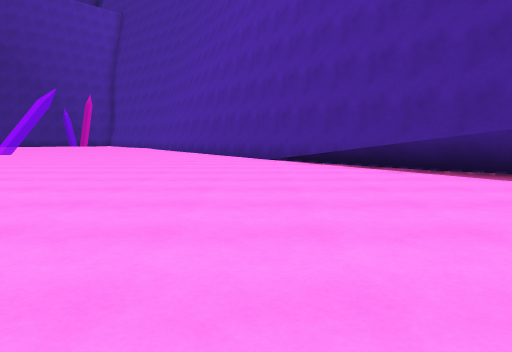
[1] (above)

21 first-person views from a walk through a 3-D level made in the Unity game engine. The camera is 1.2 m above the floor, tilts 6° down and sees 70° across. The floor is counted in squares, 2 m on a side. Each view is taken from the middle of a square. On the plan, view 1 faces up. The plan holds only what a view shows up to about 10 squares ahead; the rest is blank. The place goes on beyond the plan. The player character is not drawn.

[2]
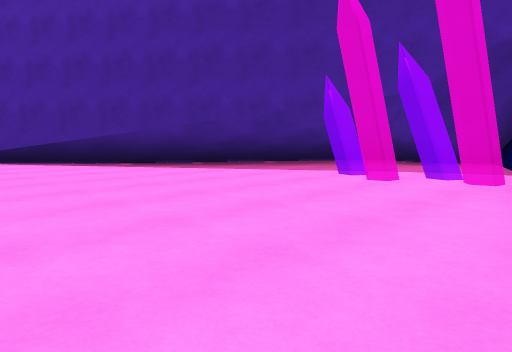

[3]
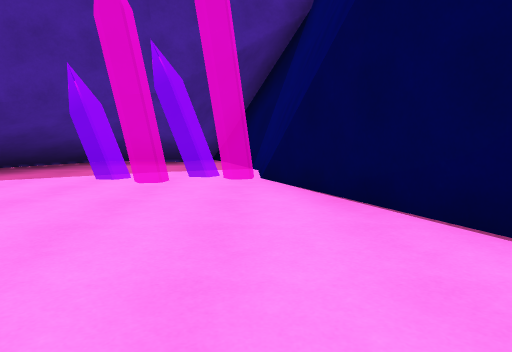

[4]
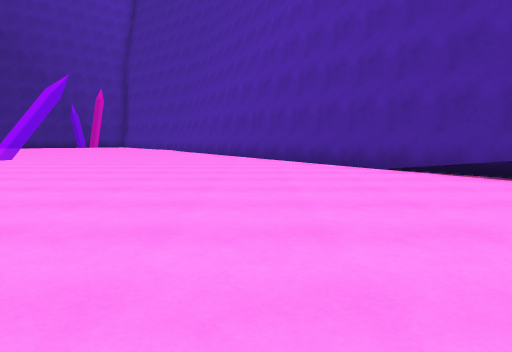

[5]
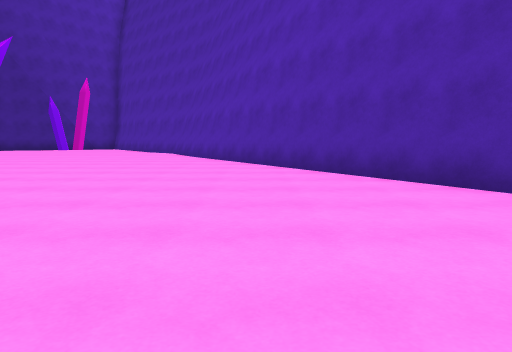

[6]
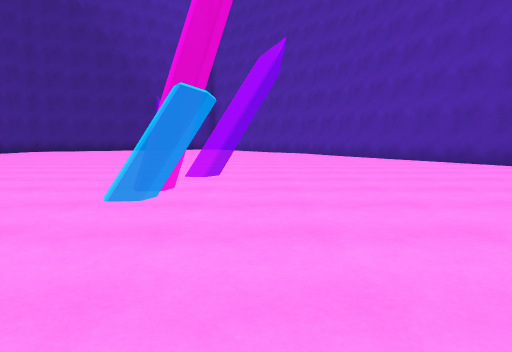

[7]
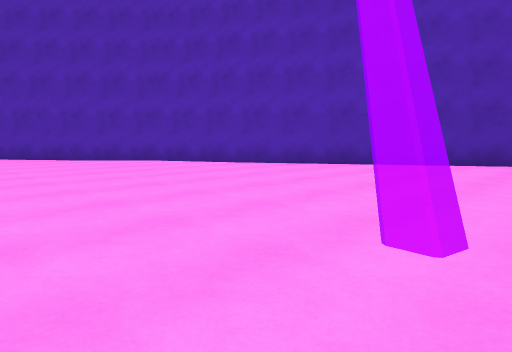

[8]
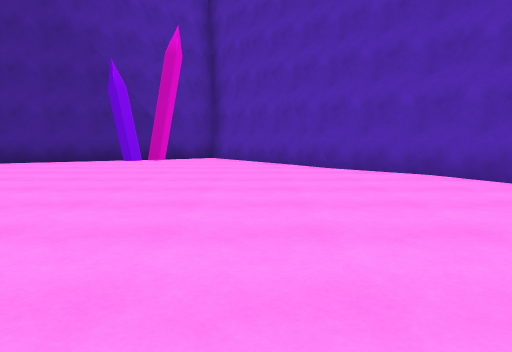

[9]
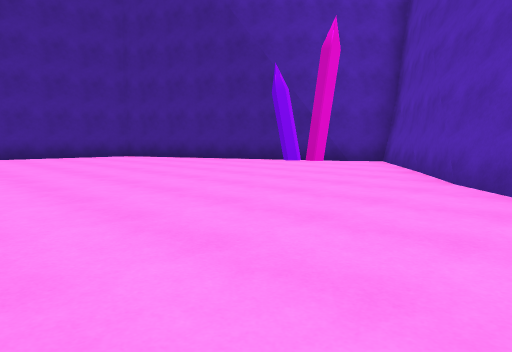

[10]
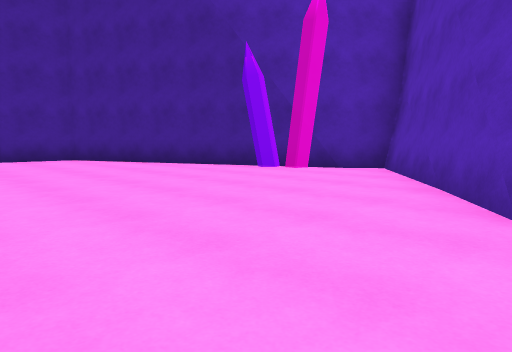

[11]
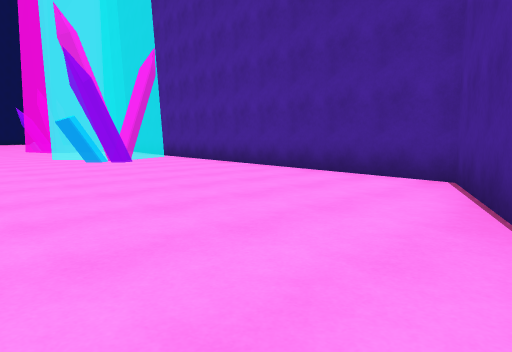

[12]
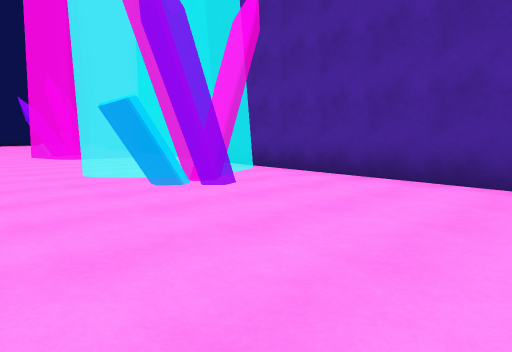

[13]
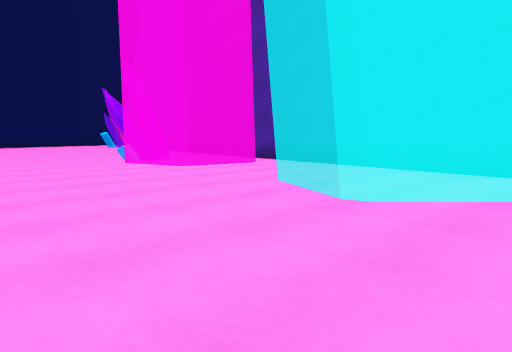

[14]
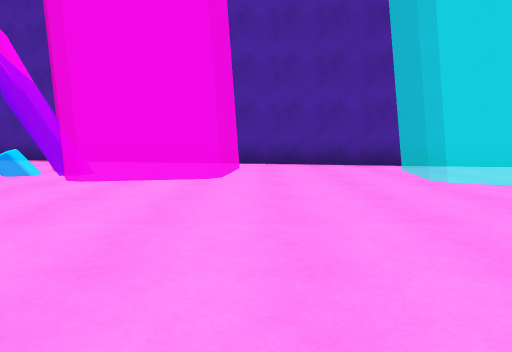

[15]
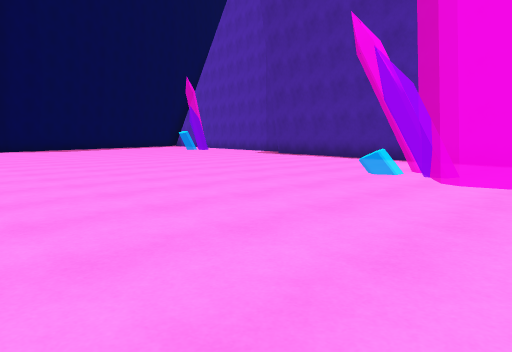

[16]
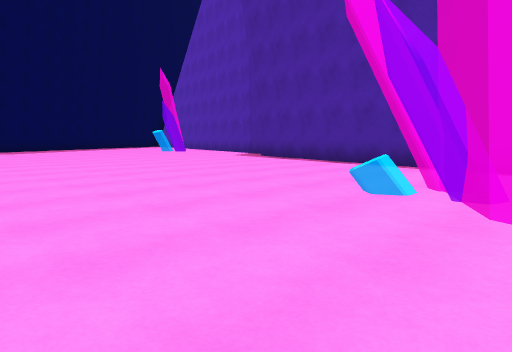

[17]
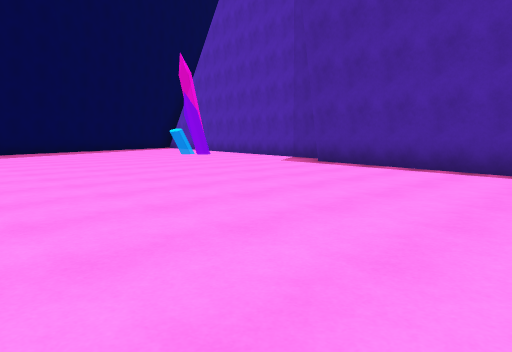

[18]
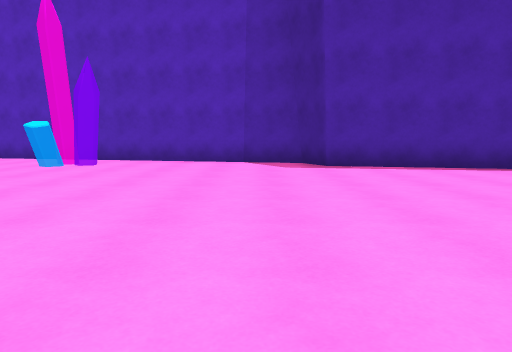

[19]
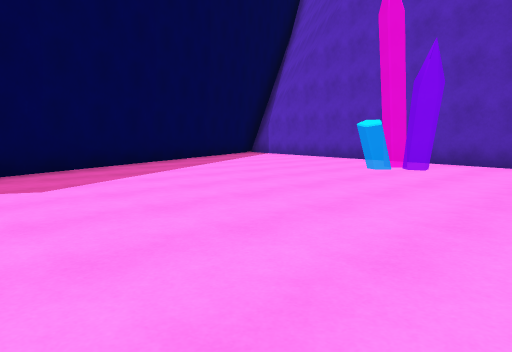

[20]
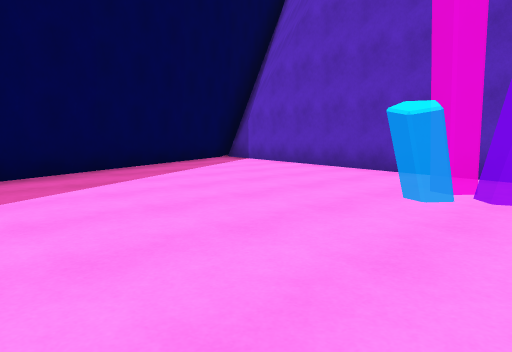

[21]
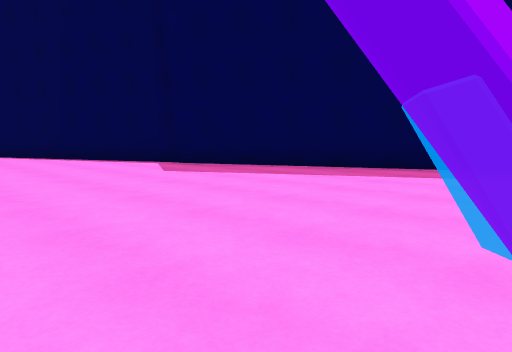

### Floor plan
Points are (right, up) in squares from view 1. A wall is a line through its corners. A room is listed if a view was taken in it or the views show most of it. See-through windows are left out.
Room 1 (views 1, 2, 3, 4, 5, 6, 7, 8, 9, 10, 11, 12, 13, 14, 15, 16, 17, 18, 19, 20, 21)
walls: (-18.6, 12.9) (-21.7, -1.5) (-22.7, -2) (-25.2, -13); (-4.2, 17.5) (-4.5, 18.2); (4.1, 4.3) (-4.5, 18); (-4.7, 18.4) (-5.6, 20.2); (4.5, -1.4) (6.6, -1.4) (9.5, -0.3) (7.5, 0.8); (-5.7, 20.4) (-5.9, 21) (-8, 23); (-7.6, 22.4) (-10.2, 26.1) (-11.6, 25); (9.6, -0.1) (8, 0.8); (-11.1, 25.3) (-17.3, 22.5) (-18.8, 11.6); (-24.1, -14.3) (-11.3, -8.4)
low walls: (-4.9, 18.4) (-6.1, 20.9) (-7.5, 22.2); (5, -1.2) (6.7, -1.2); (6.6, -1.1) (9.6, -0.1); (9.5, 0.1) (8.3, 0.8); (9.6, 0.3) (8.7, 0.8)

Where each view was taken, in squares from view 1:
view 1: 0 up, 0 right, facing up
view 2: 2 down, 0 right, facing up-right
view 3: 1 down, 0 right, facing right
view 4: 3 up, 2 left, facing up
view 5: 7 up, 3 left, facing up
view 6: 7 up, 8 left, facing up
view 7: 12 up, 11 left, facing up-right
view 8: 15 up, 9 left, facing up
view 9: 17 up, 6 left, facing up-left
view 10: 19 up, 7 left, facing up-left
view 11: 24 up, 12 left, facing down-left
view 12: 19 up, 13 left, facing down-left
view 13: 15 up, 12 left, facing down-left
view 14: 9 up, 11 left, facing left
view 15: 8 up, 11 left, facing down-left
view 16: 7 up, 13 left, facing down-left
view 17: 4 up, 14 left, facing down-left
view 18: 3 down, 14 left, facing left
view 19: 4 down, 15 left, facing down-left
view 20: 6 down, 18 left, facing down-left
view 21: 5 down, 22 left, facing down-right
